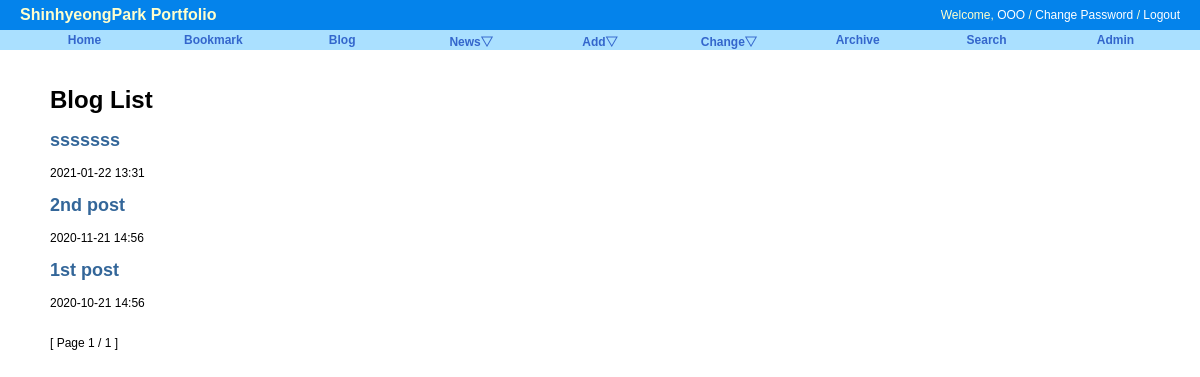
Screenshot of /blog/ with the database file from the repository.
### blog/models.py (models this page shows, shortened)
class Post(models.Model):
    title = models.CharField('TITLE', max_length=50)
    slug = models.SlugField('SLUG', unique=True, allow_unicode=True, help_text='one word for this alias')
    description = models.CharField('DESCRIPTION', max_length=100, blank=True, help_text='simple description text')
    content = models.TextField('CONTENT')
    create_date = models.DateTimeField('Create Date', auto_now_add=True)
    modify_date = models.DateTimeField('Modify Date', auto_now=True)
    class Meta:
        verbose_name = 'post'
        verbose_name_plural = 'posts'
        db_table = 'blog_posts'
        ordering = ('-modify_date',)        # desc,
    def get_absolute_url(self):
        return reverse('blog:post_detail', args=(self.slug,)) # -> 1st post -> /blog/post/1st-post

### blog/views.py (the view)
# urls.py: path('', PostLV.as_view(), name='index'),
class PostLV(ListView):
    model = Post
    template_name = "blog/post_all.html"
    context_object_name = "posts" #object_list
    paginate_by = 3

### blog/templates/blog/post_all.html (shortened to what this page needs)
{% extends "base.html" %}
{% block content %}
<div id="content">
    <h1>Blog List</h1>
    {% for post in posts %}
        <h2><a href="{{ post.get_absolute_url }}">{{ post.title }}</a></h2>
        {{ post.modify_date|date:"Y-m-d H:i" }}
    {% endfor %}
    <br/>
    <div>
        [ Page {{ page_obj.number }} / {{ page_obj.paginator.num_pages}} ]
    </div>
</div>
{% endblock %}

### static/css/base.css (style rules this page uses)
body { font-family: "Lucida Grande", Verdana, Arial, sans-serif; font-size: 12px; }
div#content { position: absolute; top: 70px; left: 50px; right: 50px; }
a:link, a:visited { color: #369; text-decoration: none; }

### rows the page displays
Post: title "sssssss", modify_date "2021-01-22 13:31"
Post: title "2nd post", modify_date "2020-11-21 14:56"
Post: title "1st post", modify_date "2020-10-21 14:56"

### other values shown
{{ page_obj.number }} "1"
{{ page_obj.paginator.num_pages }} "1"
